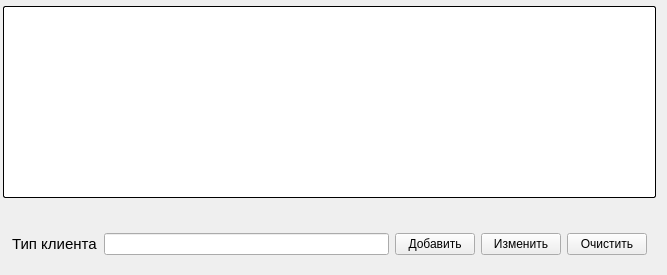
            <widget class="QWidget" name="tab_10">
             <attribute name="title">
              <string>Клиент</string>
             </attribute>
             <layout class="QGridLayout" name="gridLayout_10">
              <property name="leftMargin">
               <number>3</number>
              </property>
              <property name="topMargin">
               <number>6</number>
              </property>
              <item row="0" column="0">
               <widget class="QTableWidget" name="tableWidget_0">
                <property name="styleSheet">
                 <string notr="true">background-color: rgb(255, 255, 255);
border-radius: 2px;      
  border-width: 1px;      
  border-color:  black;   
  border-style: outset;
</string>
                </property>
               </widget>
              </item>
              <item row="1" column="0">
               <widget class="QWidget" name="widget_11" native="true">
                <property name="styleSheet">
                 <string notr="true"/>
                </property>
                <layout class="QGridLayout" name="gridLayout_4">
                 <item row="1" column="4">
                  <widget class="QPushButton" name="pushBut3">
                   <property name="styleSheet">
                    <string notr="true"/>
                   </property>
                   <property name="text">
                    <string>Очистить</string>
                   </property>
                  </widget>
                 </item>
                 <item row="1" column="3">
                  <widget class="QPushButton" name="pushBut2">
                   <property name="styleSheet">
                    <string notr="true"/>
                   </property>
                   <property name="text">
                    <string>Изменить</string>
                   </property>
                  </widget>
                 </item>
                 <item row="1" column="0">
                  <widget class="QLabel" name="label_40">
                   <property name="text">
                    <string>&lt;html&gt;&lt;head/&gt;&lt;body&gt;&lt;p&gt;&lt;span style=&quot; font-size:11pt;&quot;&gt;Тип клиента&lt;/span&gt;&lt;/p&gt;&lt;/body&gt;&lt;/html&gt;</string>
                   </property>
                  </widget>
                 </item>
                 <item row="1" column="1">
                  <widget class="QLineEdit" name="line2">
                   <property name="styleSheet">
                    <string notr="true"/>
                   </property>
                  </widget>
                 </item>
                 <item row="1" column="2">
                  <widget class="QPushButton" name="pushBut">
                   <property name="styleSheet">
                    <string notr="true"/>
                   </property>
                   <property name="text">
                    <string>Добавить</string>
                   </property>
                  </widget>
                 </item>
                 <item row="0" column="0" colspan="5">
                  <spacer name="horizontalSpacer_4">
                   <property name="orientation">
                    <enum>Qt::Horizontal</enum>
                   </property>
                   <property name="sizeHint" stdset="0">
                    <size>
                     <width>635</width>
                     <height>20</height>
                    </size>
                   </property>
                  </spacer>
                 </item>
                </layout>
                <zorder>pushBut3</zorder>
                <zorder>pushBut2</zorder>
                <zorder>pushBut</zorder>
                <zorder>horizontalSpacer_4</zorder>
                <zorder>line2</zorder>
                <zorder>label_40</zorder>
               </widget>
              </item>
             </layout>
            </widget>
